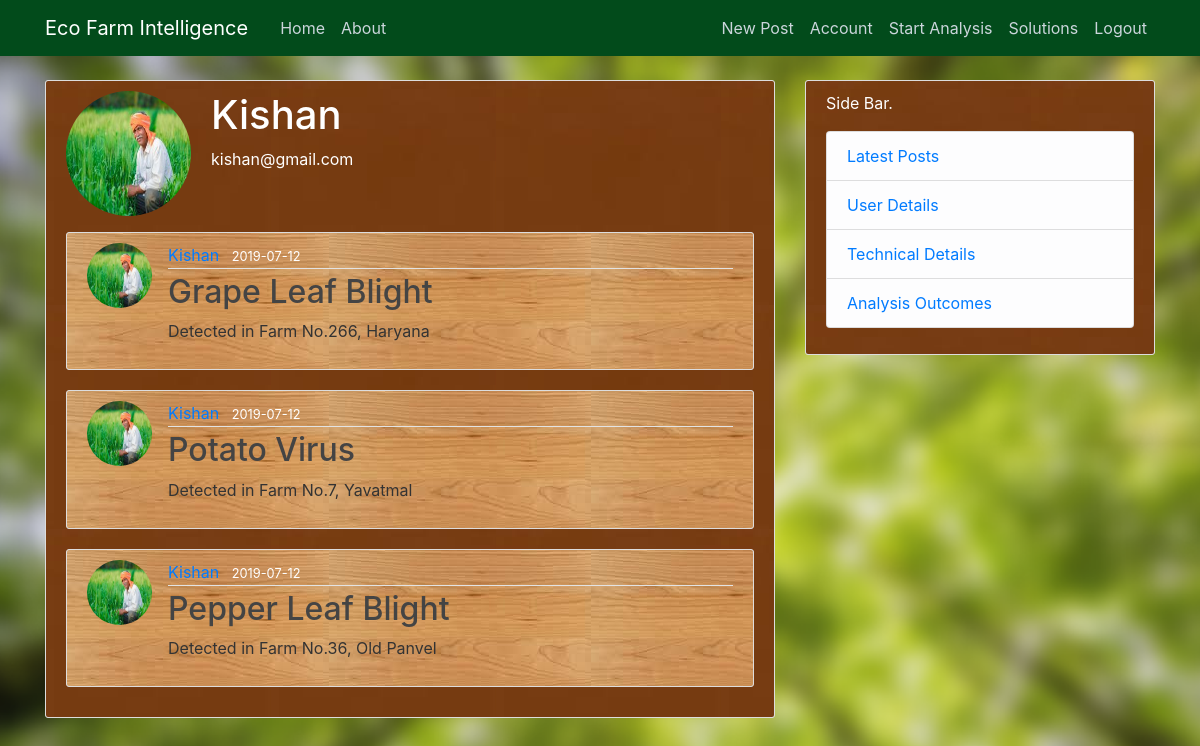
The app's page /account (signed in) with its own data.
### flaskblog/models.py (models this page shows, shortened)
class User(db.Model,UserMixin):
    id = db.Column(db.Integer, primary_key=True)
    username = db.Column(db.String(20), unique=True, nullable=False)
    email = db.Column(db.String(120), unique=True, nullable=False)
    image_file = db.Column(db.String(20), nullable=False, default='default1.jpg')
    password = db.Column(db.String(60), nullable=False)
    posts = db.relationship('Post', backref='author', lazy=True)

class Post(db.Model):
    id = db.Column(db.Integer, primary_key=True)
    title = db.Column(db.String(100), nullable=False)
    date_posted = db.Column(db.DateTime, nullable=False, default=datetime.utcnow)
    content = db.Column(db.Text, nullable=False)
    user_id = db.Column(db.Integer, db.ForeignKey('user.id'), nullable=False)

### flaskblog/routs.py (the view)
@app.route('/account')
@login_required
def account():
    image_file=url_for('static',filename='profile_pics/' + str(current_user.image_file))
    posts=user_posts(current_user.username)
    return render_template('account.html', title='Account',image_file=image_file,posts=posts,current_user=current_user)

### flaskblog/models.py (called while the page is built)
@login_manager.user_loader
def load_user(user_id):
    return User.query.get(int(user_id))

### flaskblog/routs.py (called while the page is built)
def user_posts(username):
    user = User.query.filter_by(username=username).first_or_404()
    posts = Post.query.filter_by(author=user)\
        .order_by(Post.date_posted.desc())
    return posts

### flaskblog/templates/account.html
{% extends "layout.html" %}
{% block content %}
    <div class="content-section" style="background-image: url({{ url_for('static', filename='images-4.jpeg')}}) ">
      <div class="media">
        <img class="rounded-circle account-img" src="{{ image_file }}">
        <div class="media-body">
          <h2 class="account-heading" style="color: white">{{ current_user.username }}</h2>
          <p  style="color: white">{{ current_user.email }}</p>
        </div>
      </div>
      {% for post in posts %}
		<article class="media content-section" style="background-image: url({{ url_for('static', filename='images-5.jpeg')}}) ">
      <img class="rounded-circle article-img" src="{{ url_for('static',filename='profile_pics/' + post.author.image_file)}}">
  		<div class="media-body">
    		<div class="article-metadata">
      		<a class="mr-2" href="#">{{ post.author.username }}</a>
      		<small style="color: white">{{ post.date_posted.strftime('%Y-%m-%d') }}</small>
    		</div>
    	<h2><a class="article-title" href="{{ url_for('post',post_id=post.id) }}">{{ post.title }}</a></h2>
    	<p class="article-content">{{ post.content }}</p>
  		</div>
		</article>
	{% endfor %}
  </div>
{% endblock %}

### flaskblog/static/main.css (style rules this page uses)
body { background: #fafafa; color: #333333; margin-top: 5rem; }
h1, h2, h3, h4, h5, h6 { color: #444444; }
.content-section { background: #ffffff; padding: 10px 20px; border: 1px solid #dddddd; border-radius: 3px; margin-bottom: 20px; }
.article-title { color: #444444; }
.article-content { white-space: pre-line; }
.article-img { height: 65px; width: 65px; margin-right: 16px; }
.article-metadata { padding-bottom: 1px; margin-bottom: 4px; border-bottom: 1px solid #e3e3e3 }
.account-img { height: 125px; width: 125px; margin-right: 20px; margin-bottom: 16px; }
.account-heading { font-size: 2.5rem; }

### records on screen
User: username "Kishan", email "kishan@gmail.com"
Post: image_file (placeholder picture), author.username "Kishan", date_posted "2019-07-12", title "Grape Leaf Blight", content "Detected in Farm No.266, Haryana"
Post: image_file (placeholder picture), author.username "Kishan", date_posted "2019-07-12", title "Potato Virus", content "Detected in Farm No.7, Yavatmal"
Post: image_file (placeholder picture), author.username "Kishan", date_posted "2019-07-12", title "Pepper Leaf Blight", content "Detected in Farm No.36, Old Panvel"
